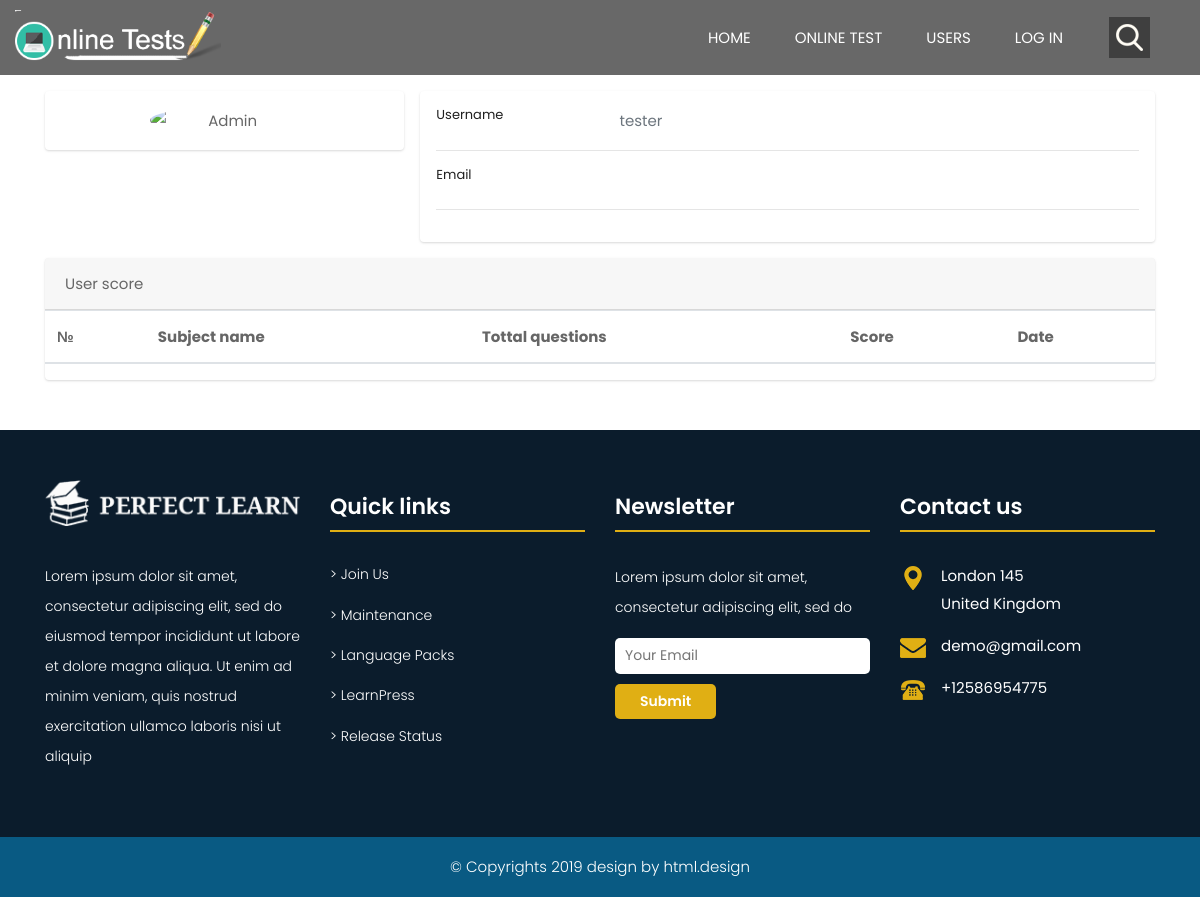
The page /userpage/1/ on the database as committed earlier.
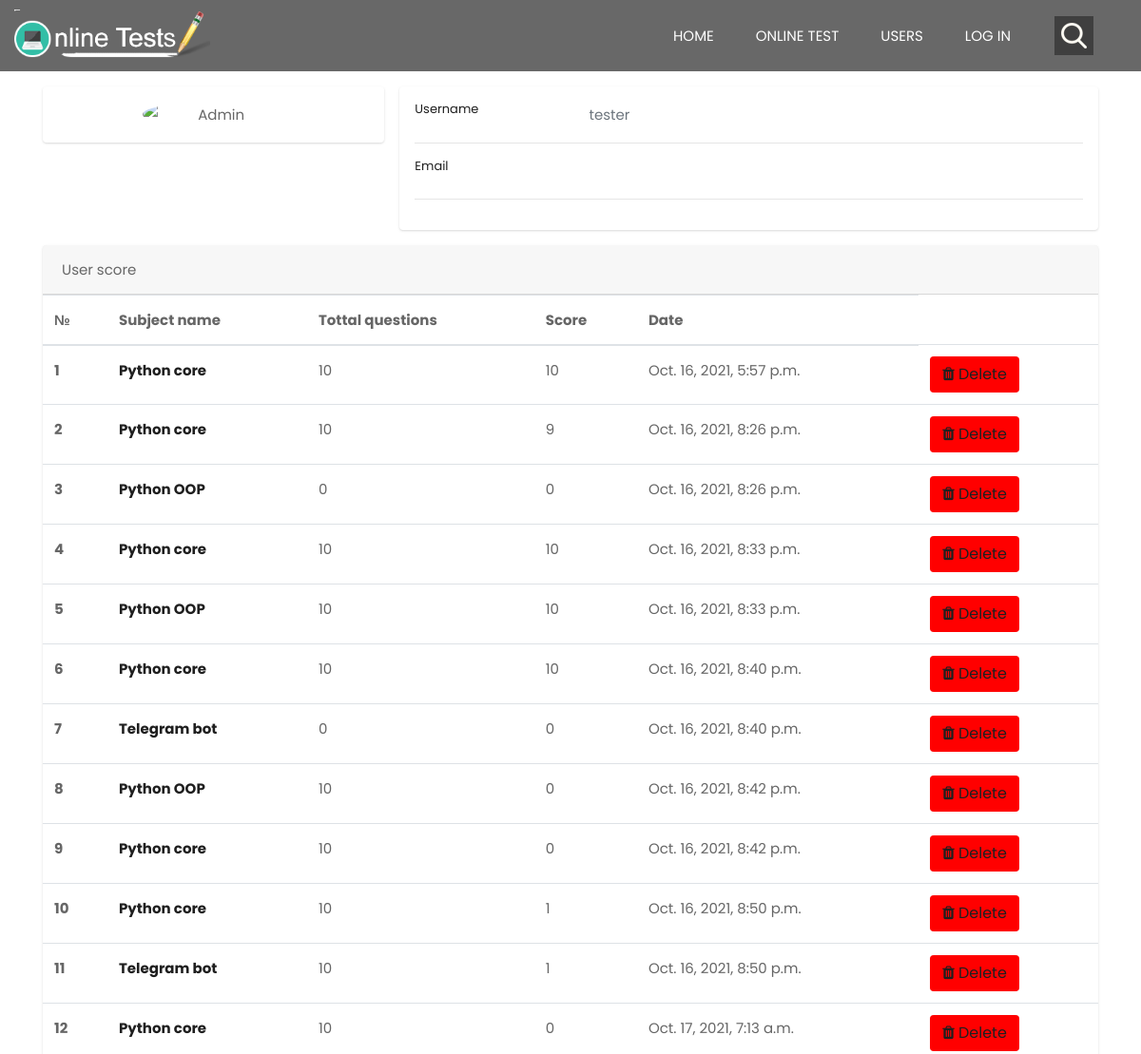
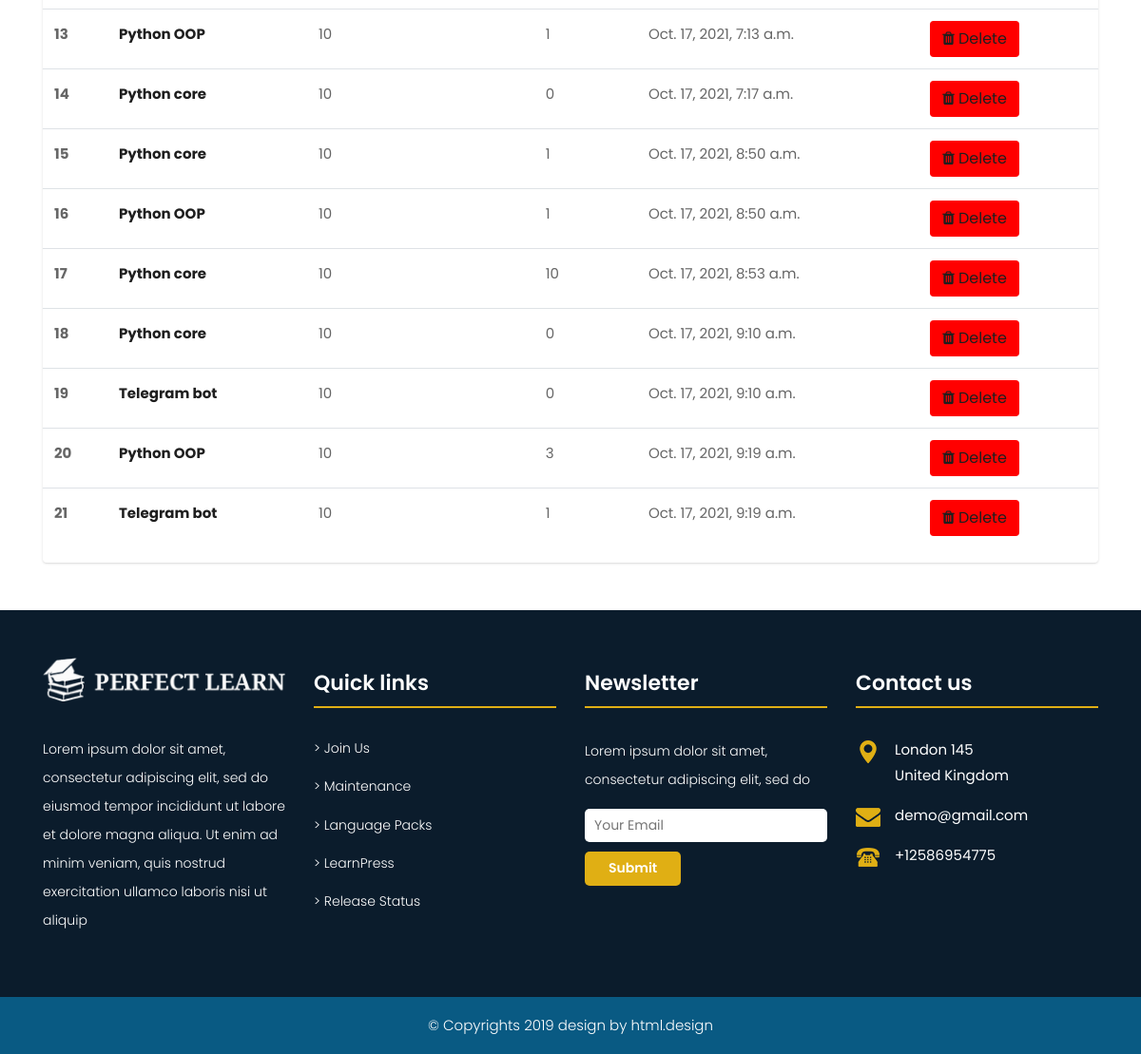
The same page on the database as committed later (2 pictures, top to bottom).
### app/models.py (models this page shows, shortened)
class Profile(models.Model):
    USER_TYPE = (
        ('Talaba','Talaba'),
        ('Abiturient','Abiturient'),
        ("O'qituvchi","O'qituvchi")
    )
    user = models.ForeignKey(User, on_delete=models.CASCADE, null=True)
    status = models.BooleanField(default=True)
    image = models.ImageField(upload_to = 'user_images', blank=True, null = True)
    user_type = models.CharField(max_length=10 , choices=USER_TYPE , default='Unset')
    city = models.CharField(max_length=20,null=True , blank=True)

class Test(models.Model):
    block = models.ForeignKey(Attempt , on_delete=models.CASCADE , null=True)
    subject_category = models.ForeignKey(Subject_categories, on_delete=models.SET_NULL, null=True)
    description = models.TextField(null=True)

class Subject_categories(models.Model):
    subject = models.ForeignKey(Subject, on_delete=models.SET_NULL, null=True)
    name = models.CharField(max_length=100)
    image = models.ImageField()
    description = models.TextField(null=True)

class Attempt(models.Model):
    status = models.BooleanField(default=True)
    student = models.ForeignKey(User, on_delete=models.CASCADE)
    started_time = models.DateTimeField(auto_now_add=True)

### app/views.py (the view)
# urls.py: path('userpage/<int:id>/', userpage, name='userpage'),
def userpage(request,id):
    profile = Profile.objects.get(user_id = id)
    tests = Test.objects.filter(block__student = profile.user)
    if request.method == "POST":
        form = UpdateProfile(request.POST,request.FILES)
        if form.is_valid():
            profile.image = request.FILES.get('image')
            profile.city = request.POST.get('city')
            profile.user_type = request.POST.get('user_type')
            profile.save()
    else:
        form = UpdateProfile()
    return render(request , 'app/userpage.html' , {'tests':tests , 'profile':profile , 'form':form})

### app/forms.py
class UpdateProfile(forms.ModelForm):
    class Meta:
        model=Profile
        fields=['image','user_type','city']

### app/templatetags/video_tags.py (called while the page is built)
@register.simple_tag
def score(object):
    answers = Answers.objects.filter(attempt = object, correct = True).count()
    return answers

@register.simple_tag
def tottal(object):
    true = Answers.objects.filter(attempt = object).count()
    return true

### app/templates/app/userpage.html (shortened to what this page needs)
{% extends 'app/main.html' %}
{% load crispy_forms_tags %}
{% load video_tags %}
{% block content %}
<div class="container" style="margin-top: 90px;">
    <div class="main-body">
          <div class="row gutters-sm">
            <div class="col-md-4 mb-3">
              <div class="card">
                <div class="card-body">
                  <div class="d-flex flex-column align-items-center text-center">
                    <img src="https://bootdey.com/img/Content/avatar/avatar7.png" alt="Admin" class="rounded-circle" width="150">
                  </div>
                </div>
              </div>
            </div>
            <div class="col-md-8">
              <div class="card mb-3">
                <div class="card-body">
                  <div class="row">
                    <div class="col-sm-3">
                      <h6 class="mb-0">Username</h6>
                    </div>
                    <div class="col-sm-9 text-secondary">
                      {{ profile.user.username }}
                    </div>
                  </div>
                  <hr>
                  <div class="row">
                    <div class="col-sm-3">
                      <h6 class="mb-0">Email</h6>
                    </div>
                    <div class="col-sm-9 text-secondary">
                    </div>
                  </div>
                  <hr>
                  </div>
                </div>
              </div>
            </div>
          </div>
        </div>
    <div class="content" style="margin-bottom: 50px;">
        <div class="container">
            <div class="row">
                <div class="col-md-12 col-lg-12">
                    <div class="card">
                        <div class="card-header">User score</div>
                                <table class="table">
                                    <thead>
                                        <tr>
                                            <th>№</th>
                                            <th>Subject name</th>
                                            <th>Tottal questions</th>
                                            <th>Score</th>
                                            <th>Date</th>
                                        </tr>
                                    </thead>
                                    <tbody>
                                        {% for test in tests %}
                                        <tr>
                                            <th>{{ forloop.counter }}</th>
                                            <th scope="row"><a href="{% url 'score' test.id %}">{{ test.subject_category.name }}</a></th>
                                            <td>{% tottal test %}</td>
                                            <td>{% score test %}</td>
                                            <td>{{ test.block.started_time }}</td>
                                            <td><a href="{% url 'delete_test' test.id %}" class="btn btn-alert" style="background-color: red;"><i class="fa fa-trash"></i> Delete</a></td>
                                        </tr>
                                        {% endfor %}
                                    </tbody>
                                </table>
                            </div>
                        </div>
                    </div>
                </div>
            </div>
{% endblock %}

### app/templates/app/main.html (shortened to what this page needs)
<!DOCTYPE html>
{% load static %}
<html lang="en">
<head>
    <link rel="stylesheet" href="{% static 'home/css/bootstrap.min.css' %}" />
    <link rel="stylesheet" href="{% static 'home/css/pogo-slider.min.css' %}" />
    <link rel="stylesheet" href="{% static 'home/css/responsive.css' %}" />
    <link rel="stylesheet" href="{% static 'home/css/custom.css' %}" />
    <link rel="stylesheet" href="{% static 'home/css/style.css' %}" />
    <link rel="stylesheet" href="{% static 'home/css/main.css' %}" />
    <link href="{% static 'test/select/select2.min.css' %}" rel="stylesheet" media="all">
    <link href="{% static 'test/css/userpage.css' %}" rel="stylesheet" media="all">
</head>
<body id="home" data-spy="scroll" data-target="#navbar-wd" data-offset="98">
    <header class="top-header">
        <nav class="navbar header-nav navbar-expand-lg">
            <div class="container-fluid">
                <a class="navbar-brand" href="{% url 'index' %}"><img src="{% static 'home/images/logo3.png' %}"></a>
                <div class="collapse navbar-collapse justify-content-end" id="navbar-wd">
                    <ul class="navbar-nav">
                        <li><a class="nav-link active" href="{% url 'index' %}">Home</a></li>
						<li><a class="nav-link" href="{% url 'start' %}">Online test</a></li>
						<li><a class="nav-link" href="{% url 'allusers' %}">Users</a></li>
                        {% if request.user.is_authenticated %}
                        <li><a class="nav-link" href="{% url 'log_out' %}">Log out</a></li>
                        <li><a class="nav-link" href="{% url 'userpage' request.user.id %}">{{ request.user.username }}</a></li>
                        {% else %}
                        <li><a class="nav-link" href="{% url 'log_in' %}">Log in</a></li>
                        {% endif %}
                    </ul>
                </div>
                <div class="search-box">
                    <a class="search-btn">
                        <img src="{% static 'home/images/search_icon.png' %}" alt="#" />
                    </a>
                </div>
            </div>
        </nav>
    </header>
{% block content %}
{% endblock %}
    <footer class="footer-box">
        <div class="container">
		   <div class="row">
		      <div class="col-xs-12 col-sm-6 col-md-6 col-lg-3">
			     <div class="footer_blog">
				    <div class="full margin-bottom_30">
					   <img src="{% static 'home/images/footer_logo.png' %}" alt="#" />
					 </div>
					 <div class="full white_fonts">
					    <p>Lorem ipsum dolor sit amet, consectetur adipiscing elit, sed do eiusmod tempor incididunt ut labore et dolore magna aliqua.
						Ut enim ad minim veniam, quis nostrud exercitation ullamco laboris nisi ut aliquip </p>
					 </div>
				 </div>
			  </div>
			  <div class="col-xs-12 col-sm-6 col-md-6 col-lg-3">
			       <div class="footer_blog footer_menu white_fonts">
						    <h3>Quick links</h3>
						    <ul>
							  <li><a href="#">> Join Us</a></li>
							  <li><a href="#">> Maintenance</a></li>
							  <li><a href="#">> Language Packs</a></li>
							  <li><a href="#">> LearnPress</a></li>
							  <li><a href="#">> Release Status</a></li>
							</ul>
						 </div>
				 </div>
				 <div class="col-xs-12 col-sm-6 col-md-6 col-lg-3">
				 <div class="footer_blog full white_fonts">
						     <h3>Newsletter</h3>
							 <p>Lorem ipsum dolor sit amet, consectetur adipiscing elit, sed do</p>
							 <div class="newsletter_form">
							    <form action="index.html">
								   <input type="email" placeholder="Your Email" name="#" required />
								   <button>Submit</button>
								</form>
							 </div>
						 </div>
					</div>
			  <div class="col-xs-12 col-sm-6 col-md-6 col-lg-3">
				 <div class="footer_blog full white_fonts">
						     <h3>Contact us</h3>
							 <ul class="full">
							   <li><img src="images/i5.png"><span>London 145<br>United Kingdom</span></li>
							   <li><img src="images/i6.png"><span>demo@gmail.com</span></li>
							   <li><img src="images/i7.png"><span>+12586954775</span></li>
							 </ul>
						 </div>
					</div>
		   </div>
        </div>
    </footer>
    <div class="footer_bottom">
        <div class="container">
            <div class="row">
                <div class="col-12">
                    <p class="crp">© Copyrights 2019 design by html.design</p>
                </div>
            </div>
        </div>
    </div>
</body>
</html>

### app/static/home/css/style.css (style rules this page uses)
body { color: #666666; font-size: 15px; font-family: 'Poppins', sans-serif; line-height: 1.80857; overflow-x: hidden !important; }
a { color: #1f1f1f; text-decoration: none !important; outline: none !important; -webkit-transition: all .3s ease-in-out; -moz-transition: all .3s ease-in-out; -ms-transition: all .3s ease-in-out; -o-transition: all .3s ease-in-out; transition: all .3s ease-in-out; }
h1, h2, h3, h4, h5, h6 { letter-spacing: 0; font-weight: normal; position: relative; padding: 0 0 10px 0; font-weight: normal; line-height: 120% !important; color: #1f1f1f; margin: 0 }
h3 { font-size: 18px }
h6 { font-size: 13px }
a { color: #1f1f1f; text-decoration: none; outline: none; }
a, .btn { text-decoration: none !important; outline: none !important; -webkit-transition: all .3s ease-in-out; -moz-transition: all .3s ease-in-out; -ms-transition: all .3s ease-in-out; -o-transition: all .3s ease-in-out; transition: all .3s ease-in-out; }
ul, li, ol { list-style: none; margin: 0px; padding: 0px; }
.top-header .navbar { padding: 5px 0px; }
.top-header { position: absolute; top: 0px; left: 0px; z-index: 20; background-position: left; background-repeat: no-repeat; background-color: rgba(44, 44, 44, 0.712); background-size: auto 100%; width: 100%; }
.top-header .navbar .navbar-collapse ul li a { text-transform: uppercase; font-size: 15px; padding: 7px 20px; position: relative; font-weight: 400; overflow: hidden; color: #ffffff; }
a.navbar-brand { left: 0; position: relative; }
a.navbar-brand img { height: 55px; }
.top-header .navbar .navbar-collapse ul li { margin: 0 2px; }
.full > img { width: 100%; }
.search-box { position: absolute; top: 0; right: 50px; height: auto; padding: 0; margin-top: 17px; }
.top-header #navbar-wd { padding-right: 100px; }
.search-btn { float: right; width: 41px; height: 41px; background: transparent; display: flex; justify-content: center; align-items: center; background: rgba(0, 0, 0, 0.4); }
.footer-box { background: #0b1c2c; padding: 50px 0; }
p { margin-top: 5px; margin-bottom: 1rem; font-size: 16px; font-weight: 300; line-height: 30px; color: #4a4a49; }
.white_fonts p, .white_fonts h1, .white_fonts h2, .white_fonts h3, .white_fonts h4, .white_fonts h5, .white_fonts h6, .white_fonts ul, .white_fonts ul li, .white_fonts ul li a, .white_fonts ul i, .white_fonts .post_info i, .white_fonts div, .white_fonts a.read_more { color: #fff !important; }
.full { float: left; width: 100%; }
.margin-bottom_30 { margin-bottom: 30px; }
.footer_bottom { background: #095a83; padding: 15px 0; }
.footer_bottom p.crp { float: left; margin: 0; color: #fff; font-size: 15px; width: 100%; text-align: center; }
.footer_menu ul { list-style: none; width: 100%; float: left; }
.footer_blog li a { font-size: 14px; font-weight: 300 !important; color: #acaba9 !important; }
.footer_blog h3 { margin-bottom: 10px; }
.newsletter_form input { padding: 5px 10px; font-size: 14px; border: none; border-radius: 5px; margin-bottom: 10px; width: 100%; }
.newsletter_form button { background: #e0af14; color: #fff; border: none; font-size: 14px; font-weight: 600; padding: 5px 25px; border-radius: 5px; cursor: pointer; }
.footer_blog h3 { margin-bottom: 10px; font-size: 22px; color: #fff; border-bottom: solid #e0af14 2px; font-weight: 600; margin-top: 14px; float: right; width: 100%; margin-bottom: 30px; }
footer.footer-box p { font-size: 14px; }
.footer_blog { float: left; width: 100%; }
.footer_blog ul li { display: flex; }
.footer_blog ul li img { width: 26px; height: 26px; margin-right: 15px; position: relative; top: 3px; }
.footer_blog ul li { margin-bottom: 15px; }

### app/static/test/css/userpage.css (style rules this page uses)
.card { box-shadow: 0 1px 3px 0 rgba(0,0,0,.1), 0 1px 2px 0 rgba(0,0,0,.06); }
.card { position: relative; display: flex; flex-direction: column; min-width: 0; word-wrap: break-word; background-color: #fff; background-clip: border-box; border: 0 solid rgba(0,0,0,.125); border-radius: .25rem; }
.card-body { flex: 1 1 auto; min-height: 1px; padding: 1rem; }
.gutters-sm { margin-right: -8px; margin-left: -8px; }
.gutters-sm>.col, .gutters-sm>[class*=col-] { padding-right: 8px; padding-left: 8px; }
.mb-3, .my-3 { margin-bottom: 1rem!important; }

### app/static/home/css/timeline.css (style rules this page uses)
* { box-sizing: border-box; }

Rows that differ between the two databases and show on the page:
added Test: subject_category.name "Python core", id "10", block.started_time "Oct. 16, 2021, 5:57 p.m."
added Test: subject_category.name "Python core", id "10", id "9", block.started_time "Oct. 16, 2021, 8:26 p.m."
added Test: subject_category.name "Python OOP", id "0", block.started_time "Oct. 16, 2021, 8:26 p.m."
added Test: subject_category.name "Python core", id "10", block.started_time "Oct. 16, 2021, 8:33 p.m."
added Test: subject_category.name "Python OOP", id "10", block.started_time "Oct. 16, 2021, 8:33 p.m."
added Test: subject_category.name "Python core", id "10", block.started_time "Oct. 16, 2021, 8:40 p.m."
added Test: subject_category.name "Telegram bot", id "0", block.started_time "Oct. 16, 2021, 8:40 p.m."
added Test: subject_category.name "Python OOP", id "10", id "0", block.started_time "Oct. 16, 2021, 8:42 p.m."
added Test: subject_category.name "Python core", id "10", id "0", block.started_time "Oct. 16, 2021, 8:42 p.m."
added Test: subject_category.name "Python core", id "10", id "1", block.started_time "Oct. 16, 2021, 8:50 p.m."
added Test: subject_category.name "Telegram bot", id "10", id "1", block.started_time "Oct. 16, 2021, 8:50 p.m."
added Test: subject_category.name "Python core", id "10", id "0", block.started_time "Oct. 17, 2021, 7:13 a.m."
added Test: subject_category.name "Python OOP", id "10", id "1", block.started_time "Oct. 17, 2021, 7:13 a.m."
added Test: subject_category.name "Python core", id "10", id "0", block.started_time "Oct. 17, 2021, 7:17 a.m."
added Test: subject_category.name "Python core", id "10", id "1", block.started_time "Oct. 17, 2021, 8:50 a.m."
added Test: subject_category.name "Python OOP", id "10", id "1", block.started_time "Oct. 17, 2021, 8:50 a.m."
added Test: subject_category.name "Python core", id "10", block.started_time "Oct. 17, 2021, 8:53 a.m."
added Test: subject_category.name "Python core", id "10", id "0", block.started_time "Oct. 17, 2021, 9:10 a.m."
added Test: subject_category.name "Telegram bot", id "10", id "0", block.started_time "Oct. 17, 2021, 9:10 a.m."
added Test: subject_category.name "Python OOP", id "10", id "3", block.started_time "Oct. 17, 2021, 9:19 a.m."
added Test: subject_category.name "Telegram bot", id "10", id "1", block.started_time "Oct. 17, 2021, 9:19 a.m."
